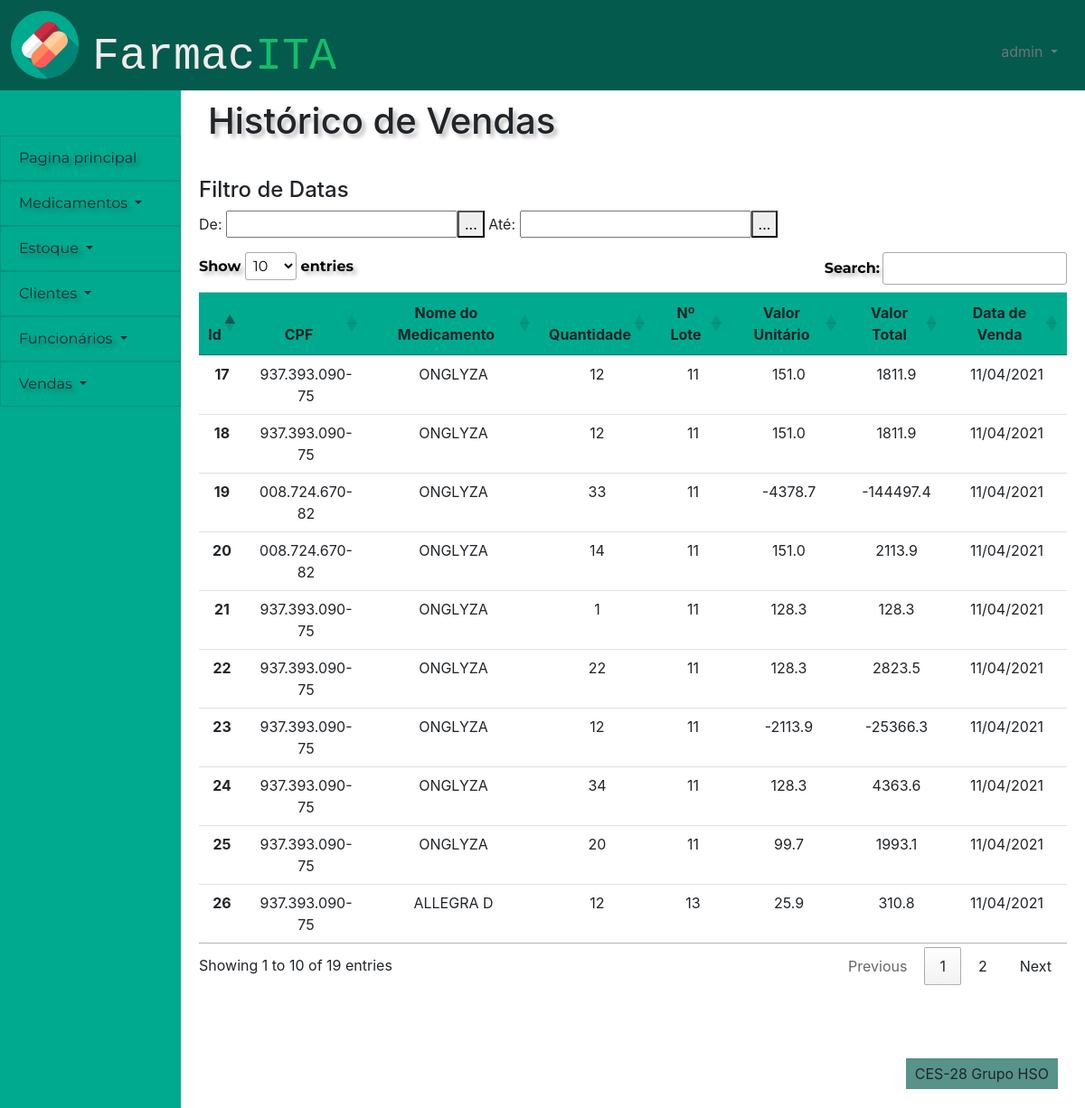
Page /financeiro/historico_vendas (signed in) on the committed database.
### financeiro/models.py (models this page shows)
class ordem_de_venda(models.Model):
    id_ordem_de_venda = models.AutoField(primary_key=True)
    id_cliente = models.ForeignKey(cliente,on_delete=models.PROTECT)
    id_lote_medicamento = models.ForeignKey(lote_medicamento,on_delete=models.PROTECT)
    quantidade = models.IntegerField(default = 0)
    desconto =  models.BooleanField(default=False)
    venda =  models.BooleanField(default=False)
    ativo = models.BooleanField(default=True)
    data_de_venda = models.DateField(auto_now=True,auto_now_add=False,null=False)
    percentual_desconto = models.DecimalField(max_digits=40,decimal_places=2,default=0)
    preco_desconto = models.DecimalField(max_digits=40,decimal_places=2,null=True)
    valor_total_venda = models.DecimalField(max_digits=40,decimal_places=2,null=True)

### pessoas/models.py (models this page shows)
class cliente(models.Model):
    id_cliente = models.AutoField(primary_key=True)
    nome_cliente = models.CharField(max_length=100)
    cpf = models.CharField(max_length=14)
    telefone = models.CharField(max_length=15)
    data_nascimento = models.DateField(default=datetime.now)
    ativo = models.BooleanField(default=True)
    class Meta:
        db_table = 'clientes'

### controle_estoque/models.py (models this page shows)
class lote_medicamento(models.Model):
    id_lote_medicamento = models.AutoField(primary_key=True)
    id_medicamento = models.ForeignKey(medicamento,on_delete=models.PROTECT)
    id_fornecedor = models.ForeignKey(fornecedor,on_delete=models.PROTECT)
    preco = models.DecimalField(max_digits=40,decimal_places=2)
    quantidade_de_caixas = models.CharField(max_length=100)
    quantidade_por_caixa = models.CharField(max_length=100)
    dosagem = models.CharField(max_length=100)
    data_de_validade = models.DateField(auto_now=False,auto_now_add=False,null=False)
    industria_farmaceutica = models.CharField(max_length=100)
    excluido = models.BooleanField(default=False)
    class Meta:
        db_table = 'lote_medicamento'

### cadastro_medicamentos/models.py (models this page shows)
class medicamento(models.Model):
    id_medicamento = models.AutoField(primary_key=True)
    nome_medicamento = models.CharField(max_length=100)
    classificacao = models.CharField(max_length=100, default='Sem tarja')
    principio_ativo = models.CharField(max_length=100)
    excluido = models.BooleanField(default=False)
    def __str__(self):
        return self.nome_medicamento

### financeiro/views.py (the view)
# urls.py: path('historico_vendas',views.historico_vendas, name = 'historico_vendas'),
def historico_vendas(request):
    check, retorno = checar_cargo(request)
    if check:
        return retorno
    cargo = funcionario.objects.get(user=request.user).cargo
    lista = ordem_de_venda.objects.filter(venda=True)
    if request.method == "POST":
        p = request.POST
        cpf = p.get("cpf")
        id_cliente = cliente.objects.filter(cpf__icontains = cpf)
        lista = ordem_de_venda.objects.filter(venda=True,id_cliente__in=id_cliente)
    else:
        lista = ordem_de_venda.objects.filter(venda=True)
    return render(request, 'financeiro/pagina_historico_de_vendas.html', {"lista":lista,'cargo':cargo})

### financeiro/views.py (called while the page is built)
def checar_cargo(request):
    user = request.user
    if user.is_anonymous:
        return True, redirect('/')
    else:
        cargo = funcionario.objects.get(user=request.user).cargo
        if cargo == 'Farmacêutico':
            return True, render(request,'sem_permissao.html',{'cargo':cargo})
    return False, False

### frontend/financeiro/pagina_historico_de_vendas.html (shortened to what this page needs)
{% extends 'template/padrao.html' %}
{%block titulo-conteudo %}
Histórico de Vendas
{% endblock %}
{% block content %}
{% load static %}
<link rel="stylesheet" href="https://cdn.datatables.net/1.10.24/css/jquery.dataTables.min.css">
<link data-require="jqueryui@*" data-semver="1.10.0" rel="stylesheet" href="//cdnjs.cloudflare.com/ajax/libs/jqueryui/1.10.0/css/smoothness/jquery-ui-1.10.0.custom.min.css" />
<div>
    <div class="tabela">
        <h4>Filtro de Datas</h4>
        <p id="date_filter">
            <span id="date-label-from" class="date-label">De: </span><input class="date_range_filter date" type="text" id="datepicker_from"/>
            <span id="date-label-to" class="date-label">Até: <input class="date_range_filter date" type="text" id="datepicker_to" />
        </p>
        <table id="vendas" class="table table-hover">
            <thead class="table-info">
                <tr>
                    <th scope="col">Id</th>
                    <th scope="col">CPF</th>
                    <th scope="col">Nome do Medicamento</th>
                    <th scope="col">Quantidade</th>
                    <th scope="col">Nº Lote</th>
                    <th scope="col">Valor Unitário</th>
                    <th scope="col">Valor Total</th>
                    <th scope="col">Data de Venda</th>
                </tr>
            </thead>
            <tbody>
            {% for i in lista %}
                <tr class={{i.id}}>
                    <th scope="row">{{i.id_ordem_de_venda}}</th>
                    <td class = "CPF">{{i.id_cliente.cpf}}</td>
                    <td class = "Nome">{{i.id_lote_medicamento.id_medicamento}}</td>
                    <td class = "Quantidade">{{i.quantidade}}</td>
                    <td class = "Nº Lote">{{i.id_lote_medicamento.id_lote_medicamento}}</td>
                    <td class = "Valor Unitário">{{i.preco_desconto | floatformat }}</td>
                    <td class = "Valor Total">
                        {{i.valor_total_venda | floatformat}}</td>
                    <td class = "qtd_caixas" data-sort='{{i.data_de_venda|date:"U"}}'>{{i.data_de_venda}}</td>
                </tr>
            {% endfor %}
            </tbody>
        </table>
    </div>
</div>
{% endblock %}

### frontend/template/padrao.html (shortened to what this page needs)
{% load static %}
<!DOCTYPE html>
<html lang="en">
<head>
    <link href="{% static 'bootstrap-4.5.3-dist/css/bootstrap.css' %}" rel="stylesheet">
    <link href="{% static '_css/style.css' %}" rel="stylesheet">
</head>
<body>
    <div id="header">
        <div class="icone" >
            <img  src = "{% static '/images/capsules.png' %}" alt="Teste" height="75">
        </div>
        <div class="row">
            <div class="text-left titulo">
                <p class="logo">Farmac<span class="logo-span">ITA</span></p>
            </div>
        </div>
        <div class="usuario dropdown text-right">
            <a class="dropdown-toggle text-secondary" href="#" role="button" id="dropdownusuario" data-toggle="dropdown"
                aria-haspopup="true" aria-expanded="false">
                {{user}}
            </a>
        </div>
    </div>
    <nav class="list-group-item-info" id="menu">
        <div class="dropdown">
            <a class="list-group-item list-group-item-action list-group-item-info dropdown-item"
            role="button" id="dropdownprincipal"  aria-expanded="false" href="/pessoas/pagina_principal" >
                 Pagina principal
            </a>
        </div>
        <div class="dropdown">
            <a class="list-group-item list-group-item-action list-group-item-info dropdown-toggle" href="#"
                role="button" id="dropdownmedicamentos" data-toggle="dropdown" aria-haspopup="true" aria-expanded="false">
                Medicamentos
            </a>
        </div>
        <div class="dropdown">
            <a class="list-group-item list-group-item-action list-group-item-info dropdown-toggle" href="#"
                role="button" id="dropdownestoque" data-toggle="dropdown" aria-haspopup="true" aria-expanded="false">
                Estoque
            </a>
        </div>
        <div class="dropdown">
            <a class="list-group-item list-group-item-action list-group-item-info dropdown-toggle" href="#"
                role="button" id="dropdownclientes" data-toggle="dropdown" aria-haspopup="true" aria-expanded="false">
                Clientes
            </a>
        </div>
        <div class="dropdown">
            <a class="list-group-item list-group-item-action list-group-item-info dropdown-toggle" href="#"
                role="button" id="dropdownfuncionarios" data-toggle="dropdown" aria-haspopup="true" aria-expanded="false">
                Funcionários
            </a>
        </div>
        <div class="dropdown">
            <a class="list-group-item list-group-item-action list-group-item-info dropdown-toggle" href="#"
                role="button" id="dropdownvendas" data-toggle="dropdown" aria-haspopup="true" aria-expanded="false">
                Vendas
            </a>
        </div>
    </nav>
    <div id="content">
        <div class="titulo_pagina">
            <h1 class="h1">
                {% block titulo-conteudo %}
                {% endblock %}
            </h1>
        </div>
        <div>
        {% block content %}
        {% endblock %}
        </div>
    </div>
    <div id="footer">
        <p class="rodape-texto align-text-bottom">CES-28 Grupo HSO</p>
    </div>
</body>
</html>

### static/_css/style.css (style rules this page uses)
:root { --bdazzled-blue: #3d5a80ff; --pale-cerulean: #98c1d9ff; --light-cyan: rgb(240, 254, 255); --burnt-sienna: #6BA368; --gunmetal: #515B3A; --header-height:100px; --menu-width:200px; --footer-height:100px; --form-width:400px; --table-width: 1000px; }
.logo { font-size: 50px; font-family: monospace; color: rgb(241, 235, 235); }
.logo-span { color: #11BE6B ; }
.tabela { width: var(--table-width); padding: 20px; margin: 0 auto; }
body { display: grid; grid-template-columns: var(--menu-width) 1fr; grid-template-rows: var(--header-height) 1fr var(--footer-height); grid-template-areas: " cabeca cabeca" " links conteudo" " links rodape" ; height: 100vh; }
.usuario { padding: 45px 30px; color: white; }
.titulo { padding: 25px 30px ; }
div#header { display:grid; grid-template-columns: 0.10fr 1fr 1fr; grid-area: cabeca; background-color: #045A4C }
nav#menu { background-color: #00AA8E; padding-top: 50px; grid-area: links ; }
div#content { grid-area: conteudo; }
div#footer { padding-top: 45px ; text-align: center; grid-area: rodape; background-color: rgba(218, 203, 203, 0); }
.rodape-texto { float:right; width: auto; margin-right: 30px; padding: 5px 10px ; background-color: #579389; }
.titulo_pagina { padding: 10px 30px; }
.icone { padding-left: 12px ; padding-top: 12px ; }
.list-group-item-info { background-color: #00AA8E; }
.list-group-item { font-family: Montserrat; color: rgb(41, 40, 51); text-shadow: 4px 4px 4px rgba(0, 0, 0, 0.25); }
.h1 { text-shadow: 4px 4px 4px rgba(0, 0, 0, 0.25); }
.table-info { background-color: #00AA8E; }

### rows in the picture
ordem_de_venda: id_ordem_de_venda "17", id_cliente.cpf "937.393.090-75", id_lote_medicamento.id_medicamento "ONGLYZA", quantidade "12", id_lote_medicamento.id_lote_medicamento "11", preco_desconto "151.0", valor_total_venda "1811.9", data_de_venda "11/04/2021"
ordem_de_venda: id_ordem_de_venda "18", id_cliente.cpf "937.393.090-75", id_lote_medicamento.id_medicamento "ONGLYZA", quantidade "12", id_lote_medicamento.id_lote_medicamento "11", preco_desconto "151.0", valor_total_venda "1811.9", data_de_venda "11/04/2021"
ordem_de_venda: id_ordem_de_venda "19", id_cliente.cpf "008.724.670-82", id_lote_medicamento.id_medicamento "ONGLYZA", quantidade "33", id_lote_medicamento.id_lote_medicamento "11", preco_desconto "-4378.7", valor_total_venda "-144497.4", data_de_venda "11/04/2021"
ordem_de_venda: id_ordem_de_venda "20", id_cliente.cpf "008.724.670-82", id_lote_medicamento.id_medicamento "ONGLYZA", quantidade "14", id_lote_medicamento.id_lote_medicamento "11", preco_desconto "151.0", valor_total_venda "2113.9", data_de_venda "11/04/2021"
ordem_de_venda: id_ordem_de_venda "21", id_cliente.cpf "937.393.090-75", id_lote_medicamento.id_medicamento "ONGLYZA", quantidade "1", id_lote_medicamento.id_lote_medicamento "11", preco_desconto "128.3", valor_total_venda "128.3", data_de_venda "11/04/2021"
ordem_de_venda: id_ordem_de_venda "22", id_cliente.cpf "937.393.090-75", id_lote_medicamento.id_medicamento "ONGLYZA", quantidade "22", id_lote_medicamento.id_lote_medicamento "11", preco_desconto "128.3", valor_total_venda "2823.5", data_de_venda "11/04/2021"
ordem_de_venda: id_ordem_de_venda "23", id_cliente.cpf "937.393.090-75", id_lote_medicamento.id_medicamento "ONGLYZA", quantidade "12", id_lote_medicamento.id_lote_medicamento "11", preco_desconto "-2113.9", valor_total_venda "-25366.3", data_de_venda "11/04/2021"
ordem_de_venda: id_ordem_de_venda "24", id_cliente.cpf "937.393.090-75", id_lote_medicamento.id_medicamento "ONGLYZA", quantidade "34", id_lote_medicamento.id_lote_medicamento "11", preco_desconto "128.3", valor_total_venda "4363.6", data_de_venda "11/04/2021"
ordem_de_venda: id_ordem_de_venda "25", id_cliente.cpf "937.393.090-75", id_lote_medicamento.id_medicamento "ONGLYZA", quantidade "20", id_lote_medicamento.id_lote_medicamento "11", preco_desconto "99.7", valor_total_venda "1993.1", data_de_venda "11/04/2021"
ordem_de_venda: id_ordem_de_venda "26", id_cliente.cpf "937.393.090-75", id_lote_medicamento.id_medicamento "ALLEGRA D", quantidade "12", id_lote_medicamento.id_lote_medicamento "13", preco_desconto "25.9", valor_total_venda "310.8", data_de_venda "11/04/2021"

### other values in the picture
{{ user }} "admin"
